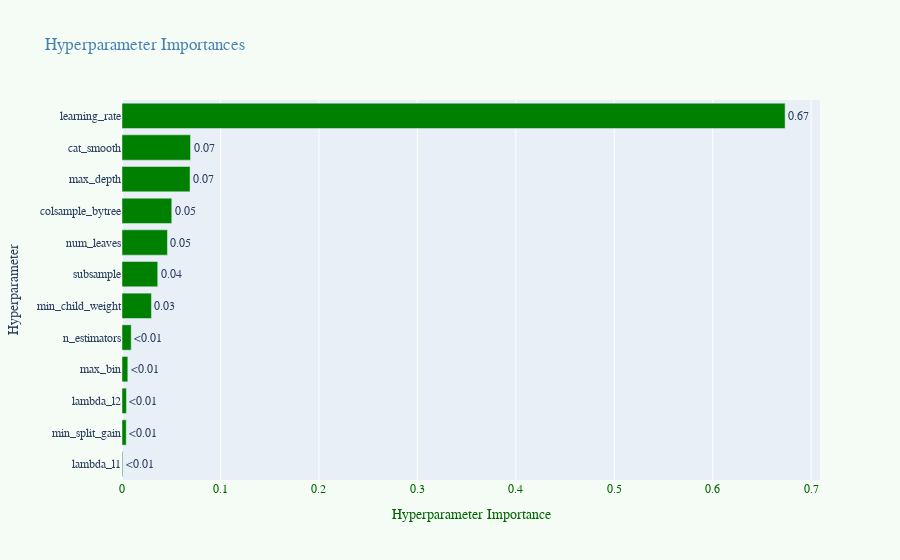

Write notebook code for a chart like this one.
### Markdown cell above
### Visualize Parameters Importances

### Code cell
fig = optuna.visualization.plot_param_importances(study_lgbm)
fig.update_layout(
    font_family="Courier New",
    font_size=12,
    title_font_family="Times New Roman",
    title_font_color="steelblue",
    legend_title_font_color="black",
    plot_bgcolor='#e9eff6',
    paper_bgcolor='#f5fbf5',
)
fig.update_xaxes(color = "darkgreen")
fig.update_traces(marker_color='green')

### Figure 1 — Plotly figure (JSON) as saved in the notebook; plotly's stock layout.template omitted (floating-point values rounded to 4 significant figures)
{"data": [{"cliponaxis": false, "hovertemplate": ["lambda_l1 (FloatDistribution): 0.0007681804154854687<extra></extra>", "min_split_gain (FloatDistribution): 0.004291107286107746<extra></extra>", "lambda_l2 (FloatDistribution): 0.004498642320780228<extra></extra>", "max_bin (IntDistribution): 0.005895301475301412<extra></extra>", "n_estimators (IntDistribution): 0.00935271911309492<extra></extra>", "min_child_weight (IntDistribution): 0.029918690564692832<extra></extra>", "subsample (FloatDistribution): 0.036286799689578556<extra></extra>", "num_leaves (IntDistribution): 0.04616039397860225<extra></extra>", "colsample_bytree (FloatDistribution): 0.05054859317717717<extra></extra>", "max_depth (IntDistribution): 0.06913393580766322<extra></extra>", "cat_smooth (IntDistribution): 0.06960307551727657<extra></extra>", "learning_rate (FloatDistribution): 0.6735425606542399<extra></extra>"], "marker": {"color": "green"}, "name": "Objective Value", "orientation": "h", "text": ["<0.01", "<0.01", "<0.01", "<0.01", "<0.01", "0.03", "0.04", "0.05", "0.05", "0.07", "0.07", "0.67"], "textposition": "outside", "type": "bar", "x": [0.0007682, 0.004291, 0.004499, 0.005895, 0.009353, 0.02992, 0.03629, 0.04616, 0.05055, 0.06913, 0.0696, 0.6735], "y": ["lambda_l1", "min_split_gain", "lambda_l2", "max_bin", "n_estimators", "min_child_weight", "subsample", "num_leaves", "colsample_bytree", "max_depth", "cat_smooth", "learning_rate"]}], "layout": {"font": {"family": "Courier New", "size": 12}, "legend": {"title": {"font": {"color": "black"}}}, "paper_bgcolor": "#f5fbf5", "plot_bgcolor": "#e9eff6", "title": {"font": {"color": "steelblue", "family": "Times New Roman"}, "text": "Hyperparameter Importances"}, "xaxis": {"color": "darkgreen", "title": {"text": "Hyperparameter Importance"}}, "yaxis": {"title": {"text": "Hyperparameter"}}}}
